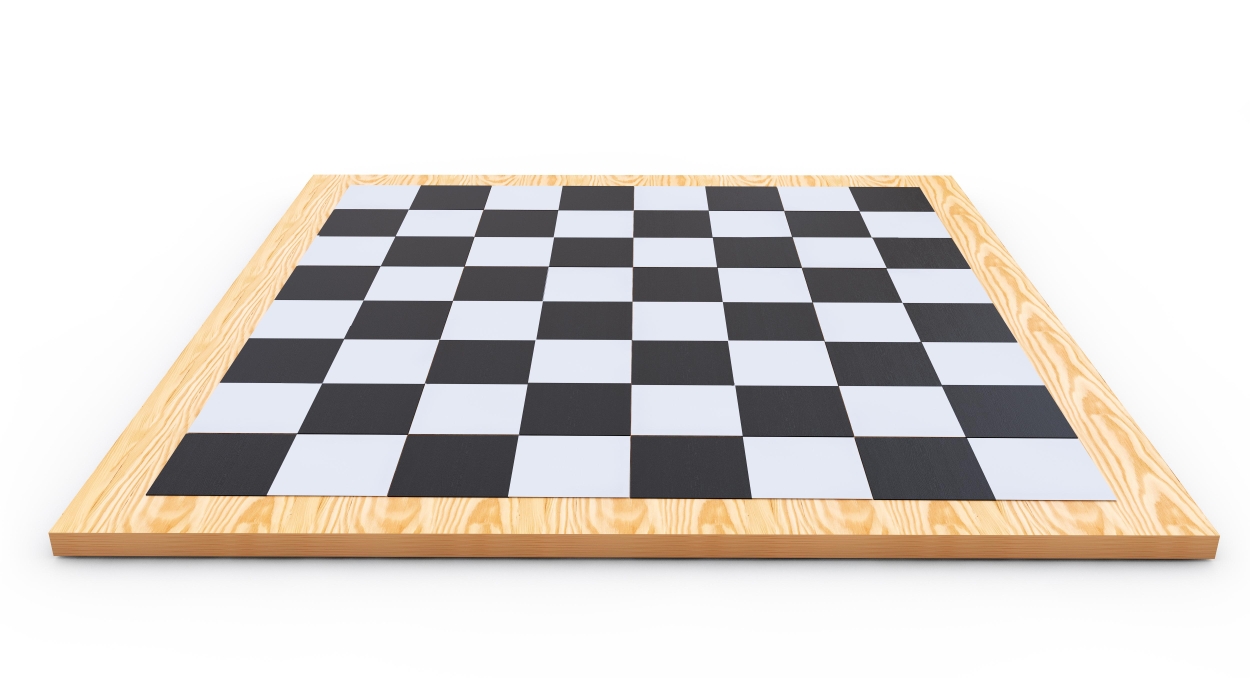
#> input picture data/1.png, 5000 x 2712 px (shown at 1/4 size)
$ python -i edge_detection.py   (imports and definitions only)
#> lines starting #> are read from the running program, lines starting #| are printed output that depends on the picture; after the words box and inside, x2 and y2 are one past the last pixel; in counts of white or black regions, pixels touching at a corner belong together
#> further down, picture is the input picture: shape (2712, 5000, 3); mean B, G, R 210.4, 214.3, 219.1
#!/usr/bin/env python3
import os
import cv2 as cv
from pathlib import Path
import numpy as np
import glob
"""
The objective is to compute edges across different perspectives of the same pattern
    (chessboard) to gain intrinsic and extrinsic parameters of the camera used.

Intrinsic stays the same.
Extrinsic changes through photos.
"""

# Data directories and files
DATA_DIR = os.path.join(os.getcwd(), "data")
EDGE_DIR = os.path.join(os.getcwd(), "edges")
# [1 line not run here, left out]

SQUARE_SIZE=25

DATA_FILES = [file for file in Path(DATA_DIR).iterdir() if file.suffix == ".png"]
#DATA_FILES = glob.glob(DATA_FILES)


RESIZE_FORMAT = (1280,720)
CHESSBOARD_SIZE = (8,8)

# Listas para almacenar puntos 3D (mundo real) y puntos 2D (imagen)
objpoints = []  # Puntos 3D
imgpoints = []  # Puntos 2D detectados en las imágenes

# Puntos 3D en el espacio real del ajedrez (coordenadas en milímetros)
objp = np.zeros((CHESSBOARD_SIZE[0] * CHESSBOARD_SIZE[1], 3), np.float32)
objp[:, :2] = np.mgrid[0:CHESSBOARD_SIZE[0], 0:CHESSBOARD_SIZE[1]].T.reshape(-1, 2) * SQUARE_SIZE

criteria = (cv.TERM_CRITERIA_EPS + cv.TERM_CRITERIA_MAX_ITER, 30, 0.001)


# Returns the image scale to a size of
def resize(img):
    return cv.resize(img, RESIZE_FORMAT)
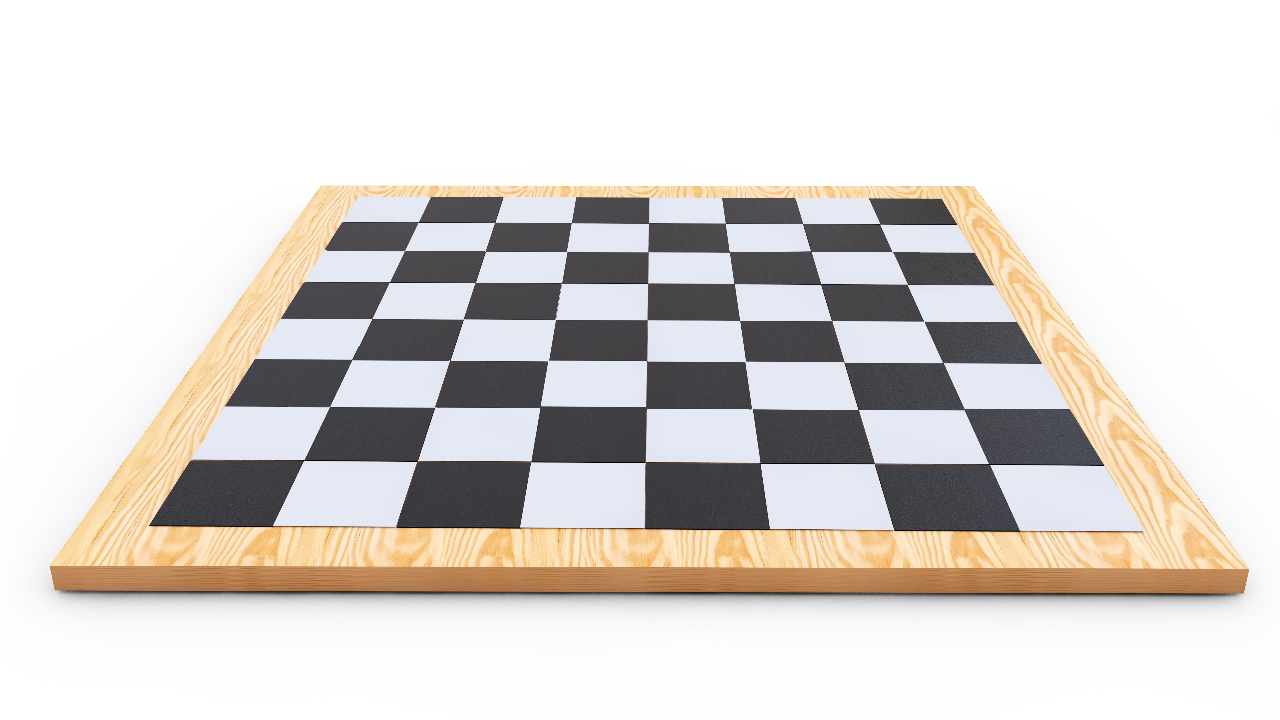
#> returned value: shape (720, 1280, 3); mean of channels 0, 1, 2 210.4, 214.3, 219; drawn as B, G, R
# Returns a grayscale image blurred with a kernel of size 5 and 0 deviation
def gaussian_blur(img):
    return cv.GaussianBlur(img, (5, 5), 0)

# Compute the edge using Canny detector
def compute_edge_detection(img):
    img = resize(img)
    blurred = gaussian_blur(img)
    edges = cv.Canny(blurred, 100, 200)  # Threshold values can be tuned
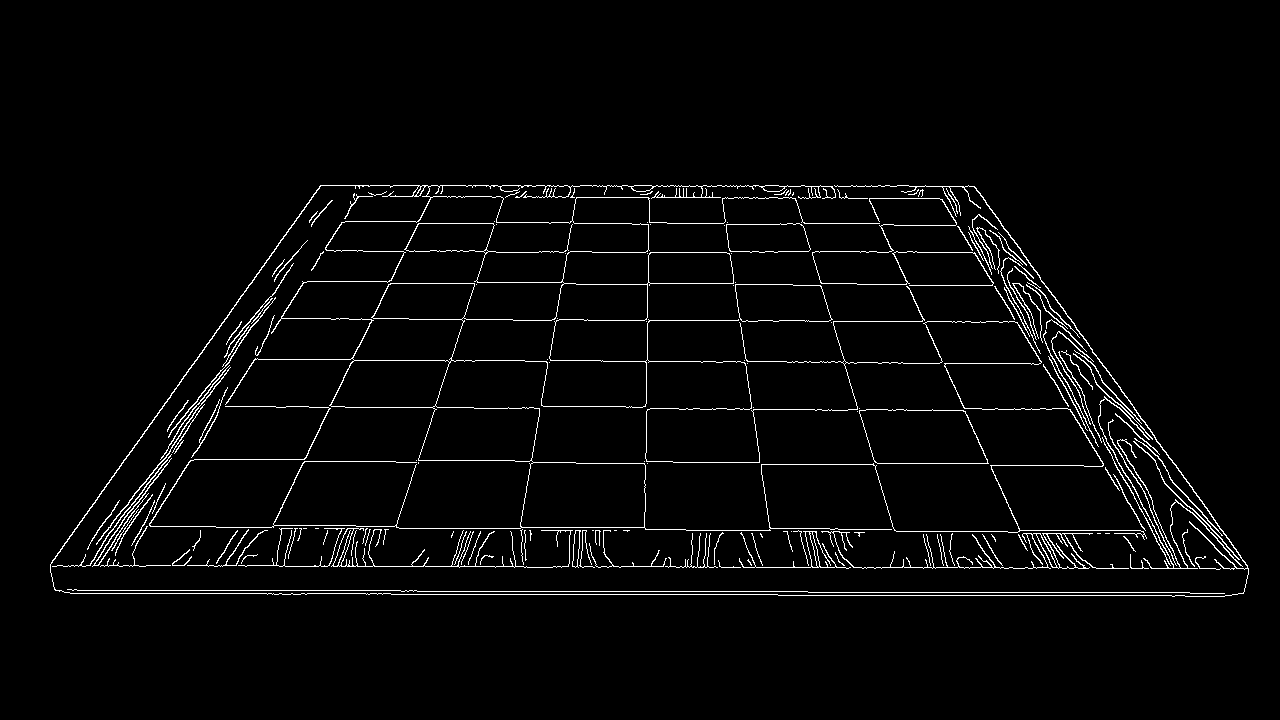
#> edges: shape (720, 1280); 2.9% white in thin lines or dots, all inside (x1, y1, x2, y2) = (50, 185, 1249, 597)
    return edges

def find_corners(img):
    # Buscar esquinas del patrón de ajedrez
    ret, corners = cv.findChessboardCorners(img, CHESSBOARD_SIZE, None)

    if ret:  # Si se encontraron las esquinas
        print("Esquinas found")
        objpoints.append(objp)
        refined_corners = cv.cornerSubPix(img, corners, (11, 11), (-1, -1), criteria)
        imgpoints.append(refined_corners)

        # Dibujar las esquinas detectadas
        cv.drawChessboardCorners(img, CHESSBOARD_SIZE, refined_corners, ret)
        cv.imshow('image', img)
        cv.waitKey(0)
    else:
        print("No entra")

# [21 lines not run here, left out]

>>> import cv2
>>> picture = cv2.imread('data/1.png')
>>> result = compute_edge_detection(picture)
